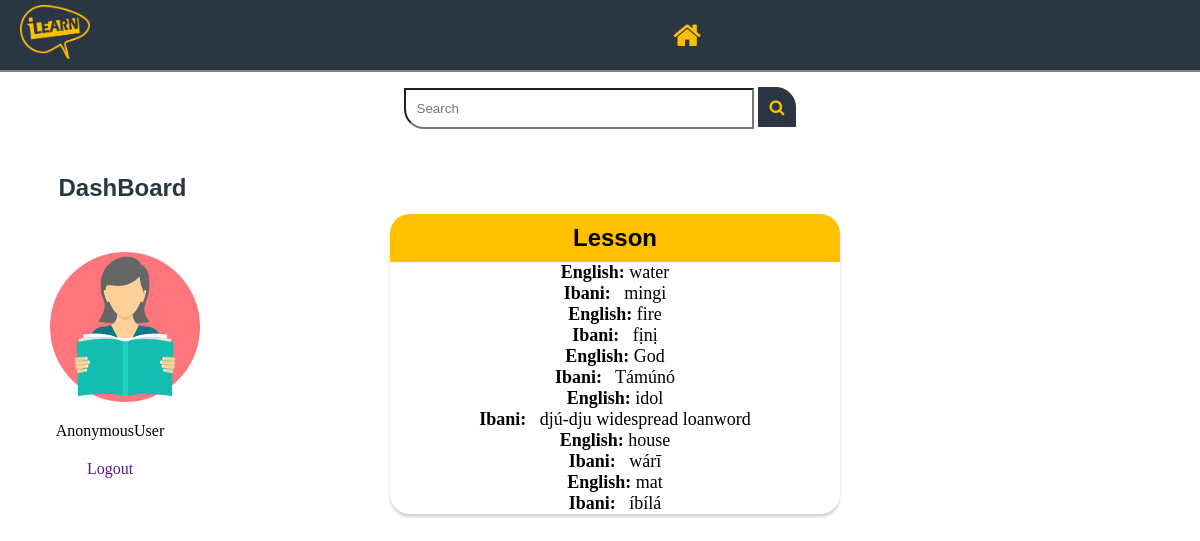
Screenshot of /words/ with the database file from the repository.
### iLearn/models.py (models this page shows, shortened)
class newWords(models.Model):
    word = models.CharField(max_length=150)
    translation = models.TextField()
    class Meta:
       verbose_name_plural = 'newWords'

### iLearn/views.py (the view)
# urls.py: path('words/',views.WordsView.as_view(),name='words'),
class WordsView(ListView):
    template_name = 'words.html'
    model = Number
    def get_queryset(self):
        query = self.request.GET.get('keyword')
        object_list = newWords.objects.all()
        return object_list

### templates/words.html (shortened to what this page needs)
{% load static %}
<html lang="en">
<head>
    <link rel="stylesheet" href="../static/font-awesome/font-awesome/css/font-awesome.min.css">
</head>
<body>
        <nav>
           <a href="#"> <img src="../media/iLearn.png" alt="" class="logo"></a>
           <ul>
            <a href="{% url 'home' %} " > <li class ="home fa fa-home"></li></a>
        </ul>
        </nav>
            <div class="search">
                <form action="{% url 'result' %}" method="GET">
            <input type="text" name='keyword' placeholder="Search" class="searchfield">
            <button class="searchbutton fa fa-search" type="submit"></button></form>
        </div>
        <section id="main">
            <div class="dashBoard">
                <h2> DashBoard</h2>
            <img src="../media/home.png" alt="">
            <p>{{ user}}</p>
            <a href="">Logout</a>
            </div>
            <div class="result">
                <h1> Lesson </h1>
                {% block content %}
                {% for words in object_list %}
               <p value='keyword'><strong>English:</strong>  {{ words.word }}</p>
               <p><strong>Ibani:</strong> &nbsp; {{ words.translation }}</p>
                {% endfor %}
                {% endblock %}
            </div>
        </section>
</body>
</html>

### templates/words.html (style rules this page uses)
* { margin: 0; padding: 0; text-decoration: none; box-sizing: border-box; list-style: none; }
body { background-color: #fff; width: 100%; height: 100vh; }
nav { background-color: #2b3643; padding: 5px 20px; width: 100%; display: flex; justify-content: space-between; border-bottom: 2px solid gray; }
nav a img { width: 70px; }
nav ul { display: flex; justify-content: space-between; margin-right: 40%; }
nav li { padding: 15px; }
ul .home { font-size: 30px; color: #ffc000; }
.search { display: flex; justify-content: center; align-items: center; padding: 15px }
.searchfield { padding: 11px; width: 350px; border-radius: 0px 0px 0px 20px; }
.searchbutton { padding: 11px; border-radius: 0px 20px 0px 0px; color: #ffc000; background-color: #2b3643; border: 1px solid #2b3643; }
#main { display: flex; justify-content: space-between; align-items: center; }
.dashBoard { width: 220px; height: 70vh; padding: 30px; text-align: center; }
.dashBoard h2 { margin: 0px 0px 50px 25px; color: #2b3643; font-family: helvetica; }
.dashBoard p { padding:20px 0px 20px 0px; }
.dashBoard img { width: 150px; margin-left:20px; }
.result { margin:0% 30% 10% 0%; box-shadow: lightgrey 0px 3px 3px 0px; width: 450px; border-radius: 20px; text-align: center; }
.result h1 { background-color: #ffc000; padding: 10px; border-radius: 20px 20px 0px 0px; font-family: helvetica; }
.result p { font-size: 18px; font-family: verdana; }

### rows the page displays
newWords: word "water", translation "mingi"
newWords: word "fire", translation "fịnị"
newWords: word "God", translation "Támúnó"
newWords: word "idol", translation "djú-dju widespread loanword"
newWords: word "house", translation "wárī"
newWords: word "mat", translation "íbílá"

### other values shown
{{ user }} "AnonymousUser"
